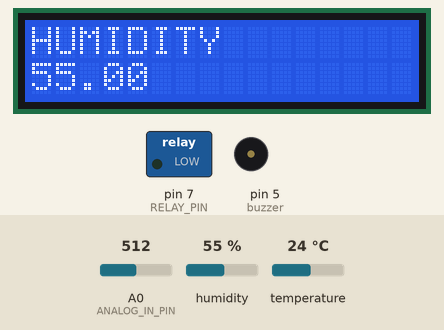
Bench run of a sketch on a simulated Arduino Uno, built with avr-gcc and run on an emulated ATmega328P. Parts: 16×2 character LCD, switched loads named in the sketch (green lamp = pin HIGH), buzzer (waves = sounding, pin HIGH). The test bench sets the inputs (shaded band); at power-on: temperature 24 °C, A0 (ANALOG_IN_PIN) = 512, humidity 55 %. The modem accepts every AT command (registered, SIM ready, sends succeed) and sends nothing else; what the sketch prints to the serial monitor is not drawn.

Above: at 1.2 s.
1.3 s: temperature set to 39 °C
At 5.56 s:
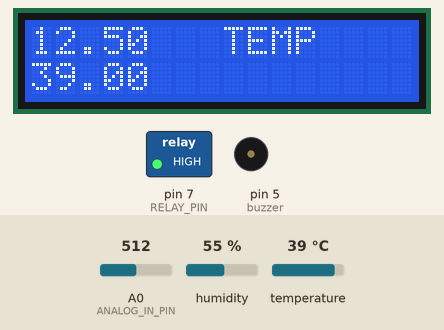
6.6 s: temperature set to 42 °C
At 17.4 s:
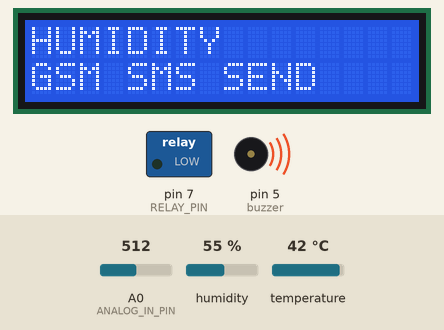
26.9 s: A0 (ANALOG_IN_PIN) set to 716
At 27.66 s:
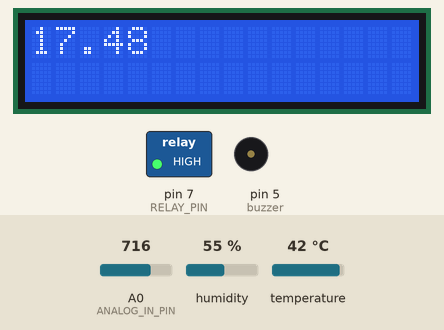
Timing chart, 0 to 31.9 s (numbered marks = the images above; inputs shaded):
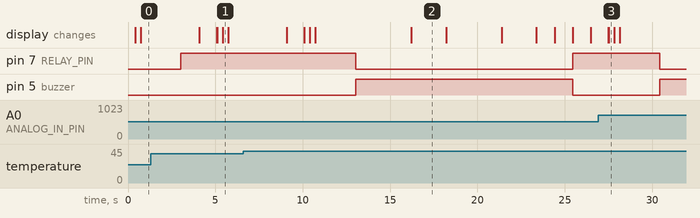

Measured:
- the behaviour switches between 40 and 41 °C on temperature (found by bisection; images 1 and 2)
- after the input at 6.6 s, pin 7 (RELAY_PIN): HIGH → LOW after 6.4 s, → HIGH 12.4 s later; pin 5 (buzzer): LOW → HIGH after 6.4 s, → LOW 12.4 s later
- what the display in image 2 shows lasts 2.0 s, from 16.2 s to 18.2 s

The sketch:

oven_project.ino
```cpp
#include <SoftwareSerial.h>
#include <LiquidCrystal_I2C.h>
LiquidCrystal_I2C lcd(0x27, 16, 2);
#include <Wire.h>
#include<DHT.h>

SoftwareSerial mySerial(4, 5);

int _timeout;
int a=0;
unsigned long stime = 0;
unsigned long currentMillis;
const unsigned long period = 5000;


String apiKey = "DP63B1558QZZ9L6X";
String Host_Name = "SATURDAY";
String Password = "SATURDAY";

SoftwareSerial ser(2,3);

int i = 1;
String cmd;


#define ANALOG_IN_PIN A0  // Voltage sensor
#define DHTPIN 2          // DHT11 data pin
#define DHTTYPE DHT11     // DHT11 type
#define buzzer 5
#define RELAY_PIN 7   //relay

DHT dht(DHTPIN, DHTTYPE);

float adc_voltage = 0.0;
float in_voltage = 0.0;
float R1 = 30000.0;  // Resistor R1 value (in ohms)
float R2 = 7500.0;   // Resistor R2 value (in ohms)
float ref_voltage = 5.0; // Reference voltage
int adc_value = 0;


int offset =00;


int relay = 9;

void setup()
{
  mySerial.begin(9600);
  Serial.begin(9600);
  Serial.begin(115200);
  ser.begin(115200);
  ser.println("AT+RST");

    Serial.begin(115200);

  char inv = '"';
  String cmd = "AT+CWJAP";

  cmd += "=";
  cmd += inv;
  cmd += Host_Name;
  cmd += inv;
  cmd += ",";
  cmd += inv;
  cmd += Password;
  cmd += inv;
  ser.println(cmd);

    dht.begin();
  lcd.init();           // Initialize the LCD
  lcd.backlight();      // Turn on the backlight
  lcd.clear();
  pinMode(buzzer, OUTPUT);
  pinMode(RELAY_PIN, OUTPUT);
}
void loop()
{
  A();


EstablishTCPconnection();
UpdatetoTS();
}

void A(){
  adc_value = analogRead(ANALOG_IN_PIN);
  adc_voltage = (adc_value * ref_voltage) / 1024.0;
  in_voltage = adc_voltage * (R1 + R2) / R2;

  // Print voltage to Serial Monitor
  lcd.clear();
  lcd.print(in_voltage, 2);


  delay(300);

  // Read DHT11 sensor
  float humidity = dht.readHumidity();
  float temperature = dht.readTemperature();

  // Check if readings are valid
  if (isnan(humidity) || isnan(temperature)) {
    Serial.println("Failed to read from DHT sensor!");
  } else {
    // Print DHT11 readings to Serial Monitor
  lcd.print("   TEMP");
  lcd.setCursor(0, 1);
  lcd.print(temperature);
  delay(300);

  lcd.clear();
  lcd.print("HUMIDITY");
  lcd.setCursor(0, 1);
  lcd.print( humidity);
  delay(300);
  }

  // Delay for readability
  delay(2000);

//temp
  if(temperature>40){
    digitalWrite(buzzer, HIGH);
    digitalWrite(RELAY_PIN, LOW);
    SendMessagetemp();

  }
  else{
    digitalWrite(buzzer, LOW);
    digitalWrite(RELAY_PIN, HIGH); // Turn relay ON (activates NO)
  }

//voltage

  if(in_voltage==0){
    digitalWrite(buzzer, HIGH);
    digitalWrite(RELAY_PIN, LOW);
    SendMessagevolt();
// Turn relay OFF
  }
  else{
    digitalWrite(buzzer, LOW);
    digitalWrite(RELAY_PIN, HIGH); // Turn relay ON (activates NO)
  }

}


void EstablishTCPconnection()
{
  String cmd = "AT+CIPSTART=\"TCP\",\"";
  cmd += "184.106.153.149";
  cmd += "\",80";

  ser.println(cmd);
  Serial.println(cmd);
  if (ser.find("Error"))
  {
    Serial.println("AT+CIPSTART error");
    return;
  }
}

void UpdatetoTS()
{
            float volt1 = analogRead(A0);
            double voltage1 = map(volt1,0,1023, 0, 2500) + offset;
            voltage1 /=100;
            float v1 = voltage1;


            float temp = dht.readTemperature();


  String state1 = String(v1);
  String state2 = String(temp);

    String getStr = "GET /update?api_key=";
  getStr += apiKey;
  getStr += "&field1=";
  getStr += String(state1);
  getStr += "&field2=";
  getStr += String(state2);
   getStr += "\r\n\r\n";

  cmd = "AT+CIPSEND=";
  cmd += String(getStr.length());

  ser.println(cmd);
  Serial.println(cmd);

  if (ser.find(">"))
  {
    ser.print(getStr);
    Serial.print(getStr);
      lcd.setCursor(0, 1);
  lcd.print("data sent");
  delay(1000);
  lcd.clear();
      ser.print(getStr);
    Serial.print(getStr);
  }
  else
  {
    ser.println("AT+CIPCLOSE");
    // alert user
    Serial.println("AT+CIPCLOSE");
   lcd.setCursor(1, 0);
  lcd.print("Check Internet");
  delay(1000);
  lcd.clear();
  }

}


  void SendMessagetemp()
              {
                  mySerial.println("AT+CMGF=1");
                  delay(1000);
                  mySerial.println("AT+CMGS=\"+919019983536\"\r");
                  delay(1000);
                  mySerial.println("TEMPERATURE is HIGH");
                  delay(100);
                   mySerial.println((char)26);
                  delay(1000);
                                      lcd.setCursor(0, 1);
                    lcd.print("GSM SMS SEND");
                    delay(2000);
                     lcd.clear();
                    SendMessagetemp1();
                }

 void SendMessagetemp1()
              {
                  mySerial.println("AT+CMGF=1");
                  delay(1000);
                  mySerial.println("AT+CMGS=\"+919945188995\"\r");
                  delay(1000);
                  mySerial.println("TEMPERATURE is HIGH");
                  delay(100);
                   mySerial.println((char)26);
                  delay(1000);
                                      lcd.setCursor(0, 1);
                    lcd.print("GSM SMS SEND");
                    delay(2000);
                     lcd.clear();
                      EstablishTCPconnection();
                      UpdatetoTS();

                }


void SendMessagevolt()
              {
                  mySerial.println("AT+CMGF=1");
                  delay(1000);
                  mySerial.println("AT+CMGS=\"+919019983536\"\r");
                  delay(1000);
                  mySerial.println("no voltage");
                  delay(100);
                   mySerial.println((char)26);
                  delay(1000);
                                      lcd.setCursor(0, 1);
                    lcd.print("GSM SMS SEND");
                    delay(2000);
                     lcd.clear();
                    SendMessagevolt1();
                }

  void SendMessagevolt1()
              {
                  mySerial.println("AT+CMGF=1");
                  delay(1000);
                  mySerial.println("AT+CMGS=\"+919945188995\"\r");
                  delay(1000);
                  mySerial.println("no voltage");
                  delay(100);
                   mySerial.println((char)26);
                  delay(1000);
                                      lcd.setCursor(0, 1);
                    lcd.print("GSM SMS SEND");
                    delay(2000);
                     lcd.clear();
                     EstablishTCPconnection();
                      UpdatetoTS();
              }
```
